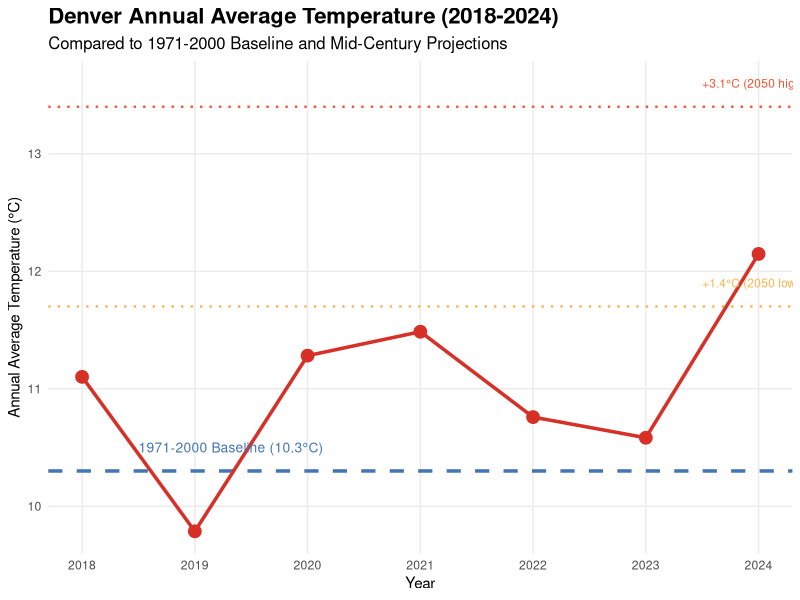
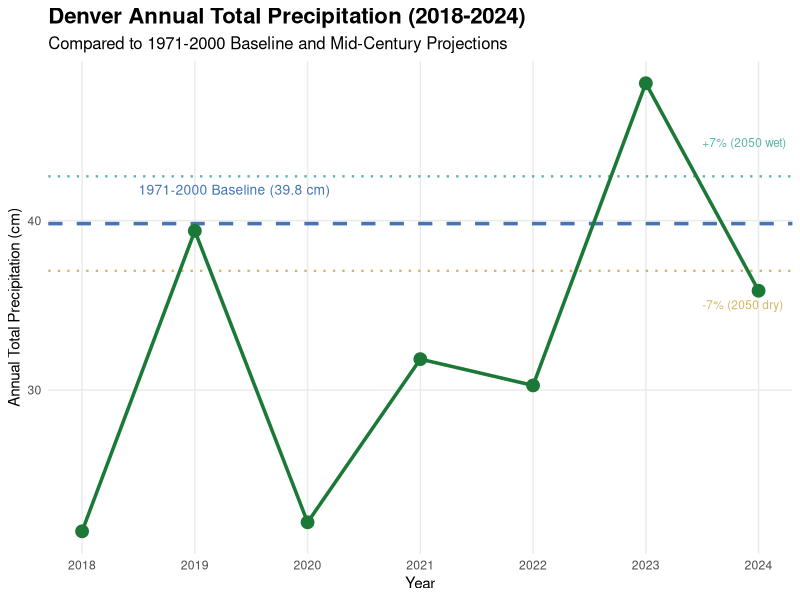

Generate these figures, in order, with R:
## ---- chunk 1

library(tidyverse)

denver_temps <- tribble(
  ~Year, ~Jan, ~Feb, ~Mar, ~Apr, ~May, ~Jun, ~Jul, ~Aug, ~Sep, ~Oct, ~Nov, ~Dec, ~Annual,
  1970, 30.6, 38.5, 33.5, 43.7, 58.8, 65.2, 71.9, 73.8, 59.5, 45.9, 39.1, 33.3, 49.5,
  1971, 32.0, 30.6, 38.5, 47.8, 54.1, 69.0, 70.6, 72.7, 57.5, 49.4, 39.1, 31.9, 49.4,
  1972, 30.5, 36.1, 44.7, 48.5, 57.0, 68.3, 70.2, 71.0, 62.1, 52.0, 32.8, 24.9, 49.8,
  1973, 27.3, 35.4, 39.9, 43.2, 55.6, 67.5, 71.0, 73.4, 59.9, 54.5, 39.5, 31.5, 49.9,
  1974, 23.7, 35.1, 43.1, 47.9, 61.6, 68.4, 74.6, 69.5, 59.4, 52.4, 38.0, 31.2, 50.4,
  1975, 31.6, 30.6, 37.2, 44.1, 54.2, 64.2, 72.7, 70.7, 59.5, 53.2, 36.8, 37.5, 49.4,
  1976, 32.3, 39.3, 37.1, 49.1, 56.6, 66.3, 75.2, 70.2, 61.8, 48.4, 39.5, 35.4, 50.9,
  1977, 29.2, 37.9, 39.9, 51.0, 60.7, 71.9, 74.3, 70.2, 66.6, 53.2, 40.3, 35.0, 52.5,
  1978, 25.8, 31.3, 43.3, 50.3, 54.4, 66.9, 74.7, 69.6, 65.0, 53.0, 37.8, 24.6, 49.7,
  1979, 18.0, 34.2, 40.5, 49.1, 54.8, 65.8, 73.7, 69.5, 66.3, 53.8, 33.3, 34.5, 49.5,
  1980, 25.9, 34.5, 38.0, 47.7, 57.1, 71.9, 76.4, 73.1, 65.8, 52.4, 41.9, 41.2, 52.2,
  1981, 37.3, 36.1, 41.2, 56.4, 57.0, 70.4, 75.9, 72.0, 68.2, 52.6, 45.9, 35.8, 54.1,
  1982, 30.2, 32.0, 41.1, 47.4, 55.0, 63.1, 72.6, 73.1, 61.7, 49.0, 35.6, 30.9, 49.3,
  1983, 31.9, 36.6, 36.2, 41.0, 51.4, 62.8, 73.2, 74.4, 64.9, 52.7, 37.0, 17.4, 48.3,
  1984, 27.2, 34.1, 37.1, 42.3, 59.9, 66.5, 74.9, 71.8, 60.7, 44.7, 39.7, 32.8, 49.3,
  1985, 25.5, 27.6, 40.8, 51.0, 59.9, 68.0, 73.0, 72.3, 58.8, 50.7, 29.7, 29.4, 48.9,
  1986, 40.3, 36.1, 47.1, 49.6, 56.7, 70.3, 73.5, 72.1, 60.6, 49.3, 39.0, 31.0, 52.1,
  1987, 32.1, 36.1, 38.8, 51.8, 59.6, 69.2, 74.4, 70.7, 62.4, 51.6, 39.9, 28.4, 51.2,
  1988, 25.1, 34.1, 38.5, 50.2, 59.0, 71.8, 74.1, 73.6, 62.3, 54.0, 40.6, 31.1, 51.2,
  1989, 33.5, 22.3, 43.3, 51.0, 59.0, 65.4, 75.8, 71.6, 62.4, 51.2, 42.8, 27.3, 50.5,
  1990, 36.4, 33.3, 39.5, 49.1, 56.5, 72.6, 70.8, 71.3, 66.9, 52.2, 44.0, 25.7, 51.5,
  1991, 27.8, 40.3, 42.8, 47.8, 60.2, 69.4, 73.1, 71.4, 62.5, 50.3, 34.7, 33.1, 51.1,
  1992, 31.8, 40.1, 43.0, 54.8, 60.6, 66.1, 70.5, 68.4, 65.2, 53.6, 33.9, 25.4, 51.1,
  1993, 27.3, 29.4, 42.5, 48.5, 58.8, 66.4, 73.0, 70.0, 60.6, 49.1, 34.7, 34.1, 49.5,
  1994, 34.3, 33.4, 44.8, 48.8, 63.2, 73.5, 73.9, 75.0, 67.2, 52.0, 37.9, 36.0, 53.3,
  1995, 33.9, 38.5, 39.3, 42.9, 50.0, 62.2, 70.9, 75.3, 61.7, 48.5, 41.9, 33.1, 49.9,
  1996, 27.1, 33.9, 36.0, 48.0, 58.1, 68.2, 73.4, 71.6, 60.8, 50.8, 37.2, 33.0, 49.8,
  1997, 27.9, 29.9, 42.1, 40.5, 56.6, 67.8, 73.0, 69.6, 64.2, 49.6, 34.8, 27.9, 48.7,
  1998, 32.7, 33.9, 36.9, 44.8, 59.1, 63.0, 74.3, 71.7, 68.0, 50.2, 42.1, 28.9, 50.5,
  1999, 33.7, 38.6, 43.7, 42.5, 54.8, 64.2, 73.9, 71.2, 59.2, 52.5, 47.2, 33.7, 51.3,
  2000, 33.0, 39.1, 40.4, 49.8, 59.2, 66.9, 76.7, 74.5, 63.6, 50.5, 28.9, 28.2, 50.9,
  2001, 30.0, 28.3, 39.7, 49.6, 57.0, 69.3, 76.7, 73.5, 66.8, 51.5, 40.9, 31.7, 51.3,
  2002, 29.3, 33.6, 33.8, 50.0, 56.1, 71.1, 76.2, 71.5, 63.6, 43.9, 37.5, 33.6, 50.0,
  2003, 36.9, 27.6, 39.9, 50.4, 57.5, 62.1, 76.9, 73.7, 59.3, 55.1, 36.2, 32.5, 50.7,
  2004, 31.8, 30.8, 46.4, 47.5, 59.3, 63.7, 70.8, 68.2, 62.7, 50.8, 37.2, 34.8, 50.3,
  2005, 32.5, 35.8, 39.4, 46.4, 57.0, 66.0, 77.7, 71.6, 67.2, 52.0, 42.5, 30.1, 51.5,
  2006, 37.4, 30.9, 38.4, 51.5, 60.3, 72.8, 76.2, 72.8, 58.9, 49.5, 40.5, 31.7, 51.7,
  2007, 20.8, 29.0, 46.0, 46.8, 58.0, 68.8, 76.3, 75.4, 65.1, 53.5, 41.4, 26.7, 50.7,
  2008, 27.9, 33.9, 39.5, 46.1, 55.8, 67.4, 77.6, 71.4, 61.8, 52.1, 43.1, 26.6, 50.3,
  2009, 34.9, 37.3, 41.8, 45.9, 59.0, 64.4, 70.2, 70.3, 63.5, 42.9, 42.6, 24.1, 49.7,
  2010, 30.3, 29.1, 41.0, 47.8, 54.0, 68.9, 74.4, 73.8, 67.0, 55.3, 38.3, 34.3, 51.2,
  2011, 29.9, 29.0, 43.3, 48.4, 53.1, 68.2, 75.9, 77.0, 64.2, 52.6, 39.5, 26.6, 50.6,
  2012, 36.0, 28.4, 49.2, 53.3, 60.5, 75.0, 78.9, 75.0, 66.3, 49.0, 43.5, 31.5, 53.9,
  2013, 30.3, 30.1, 37.7, 41.7, 57.9, 71.1, 74.3, 74.6, 66.4, 47.7, 40.9, 28.4, 50.1,
  2014, 31.1, 28.2, 40.9, 49.0, 57.5, 67.3, 74.5, 70.6, 64.8, 55.1, 36.2, 31.3, 50.5,
  2015, 33.9, 33.8, 45.0, 48.7, 53.0, 69.5, 72.8, 74.0, 69.4, 56.5, 38.5, 29.4, 52.0,
  2016, 31.8, 37.8, 41.6, 47.2, 54.4, 70.8, 76.2, 71.2, 66.0, 57.8, 45.1, 27.8, 52.3,
  2017, 30.0, 40.3, 47.9, 48.9, 55.9, 69.5, 76.4, 71.5, 65.1, 50.1, 45.3, 33.2, 52.8,
  2018, 34.6, 29.9, 42.7, 47.8, 61.4, 72.4, 75.3, 72.4, 67.8, 49.2, 37.8, 32.5, 52.0,
  2019, 32.0, 28.0, 35.1, 49.1, 51.6, 65.6, 75.7, 75.4, 69.3, 43.7, 36.2, 33.7, 49.6,
  2020, 34.6, 28.1, 42.5, 46.3, 59.6, 71.1, 76.5, 77.0, 65.4, 49.8, 43.7, 33.1, 52.3,
  2021, 33.9, 25.4, 39.4, 46.2, 56.1, 71.6, 76.7, 75.4, 68.8, 53.9, 46.3, 38.4, 52.7,
  2022, 30.9, 29.1, 39.4, 48.2, 56.8, 70.2, 78.0, 76.1, 69.0, 53.8, 35.6, 29.3, 51.4,
  2023, 25.0, 31.1, 35.9, 47.8, 59.4, 64.2, 73.9, 74.2, 68.0, 52.5, 43.2, 37.4, 51.1,
  2024, 28.2, 37.6, 41.4, 50.5, 56.9, 73.8, 75.7, 75.6, 70.0, 59.1, 38.2, 39.4, 53.9,
  2025, 25.8, 31.2, 45.8, 49.5, 57.7, 69.0, 75.1, 73.8, 64.7, NA, NA, NA, 54.7
)


denver_temps_long <- denver_temps %>%
  pivot_longer(cols = Jan:Dec, 
               names_to = 'Month',
               values_to = 'Temperature') %>%
  mutate(Month = factor(Month, levels = month.abb))

denver_temps_long %>% 
  select(-Annual) -> denver_temps_long


## ---- chunk 2

library(tidyverse)

denver_precip <- tribble(
  ~Year, ~Jan, ~Feb, ~Mar, ~Apr, ~May, ~Jun, ~Jul, ~Aug, ~Sep, ~Oct, ~Nov, ~Dec, ~Annual,
  1970, 0.10, 0.01, 1.34, 0.97, 0.64, 3.83, 1.67, 0.54, 2.47, 0.88, 1.19, 0.09, 13.73,
  1971, 0.35, 0.78, 0.53, 1.98, 1.34, 0.23, 1.20, 0.85, 2.85, 0.44, 0.16, 0.25, 10.96,
  1972, 0.36, 0.44, 0.50, 3.52, 0.49, 2.94, 0.63, 2.71, 2.07, 0.82, 1.69, 0.70, 16.87,
  1973, 1.31, 0.16, 1.76, 3.73, 5.06, 0.20, 2.47, 1.28, 2.85, 0.47, 0.83, 2.84, 22.96,
  1974, 1.03, 0.82, 1.32, 2.28, 0.06, 2.01, 2.34, 0.16, 0.98, 1.68, 1.06, 0.29, 14.03,
  1975, 0.23, 0.37, 1.19, 1.14, 2.80, 2.11, 2.78, 2.00, 0.24, 0.30, 1.88, 0.47, 15.51,
  1976, 0.19, 0.54, 1.34, 1.27, 1.34, 0.63, 2.31, 2.50, 1.88, 0.93, 0.32, 0.16, 13.41,
  1977, 0.16, 0.27, 1.24, 2.13, 0.34, 1.02, 2.98, 1.00, 0.10, 0.48, 0.59, 0.03, 10.34,
  1978, 0.27, 0.27, 1.07, 1.82, 3.46, 1.17, 0.54, 0.26, 0.07, 1.45, 0.50, 0.82, 11.70,
  1979, 0.34, 0.42, 1.25, 1.41, 3.53, 2.39, 0.81, 5.85, 0.36, 1.28, 1.66, 1.06, 20.36,
  1980, 0.64, 0.45, 1.15, 2.54, 2.73, 0.09, 2.93, 1.65, 0.63, 0.10, 0.66, 0.10, 13.67,
  1981, 0.29, 0.35, 2.27, 1.01, 3.76, 0.63, 0.90, 1.16, 0.35, 0.79, 0.42, 0.66, 12.59,
  1982, 0.32, 0.09, 0.18, 0.34, 3.48, 2.26, 0.92, 1.16, 1.38, 1.51, 0.47, 2.34, 14.45,
  1983, 0.15, 0.07, 4.56, 2.10, 3.62, 2.65, 1.75, 1.51, 0.13, 0.39, 2.63, 0.63, 20.19,
  1984, 0.18, 0.81, 1.19, 2.42, 0.65, 1.26, 2.11, 3.20, 0.47, 3.47, 0.27, 0.46, 16.49,
  1985, 0.68, 0.59, 0.69, 2.61, 1.33, 1.46, 3.71, 0.28, 2.33, 0.77, 1.20, 0.66, 16.31,
  1986, 0.22, 0.65, 0.43, 2.59, 1.30, 1.07, 1.69, 0.53, 0.43, 1.80, 1.07, 0.31, 12.09,
  1987, 0.69, 1.21, 1.34, 1.03, 4.64, 3.50, 0.76, 2.00, 0.70, 1.24, 1.62, 1.30, 20.03,
  1988, 0.40, 0.60, 1.28, 0.65, 4.26, 1.28, 2.19, 1.83, 0.90, 0.06, 0.47, 1.04, 14.96,
  1989, 1.14, 0.66, 0.56, 1.00, 3.83, 2.04, 1.64, 1.28, 1.55, 0.81, 0.15, 0.81, 15.47,
  1990, 0.74, 0.55, 3.10, 1.01, 1.51, 0.21, 3.57, 1.96, 1.46, 1.03, 1.28, 0.27, 16.69,
  1991, 0.76, 0.08, 0.76, 1.94, 2.43, 2.20, 4.11, 3.69, 0.79, 0.70, 2.67, 0.19, 20.32,
  1992, 1.19, 0.09, 3.50, 0.53, 1.13, 2.02, 2.23, 2.33, 0.01, 0.51, 1.46, 0.68, 15.68,
  1993, 0.25, 1.05, 0.89, 2.08, 0.93, 1.67, 0.91, 0.64, 2.29, 2.27, 1.38, 0.42, 14.78,
  1994, 0.54, 0.81, 0.87, 1.88, 1.27, 0.99, 0.50, 0.61, 0.45, 1.44, 1.34, 0.30, 11.00,
  1995, 0.21, 0.88, 0.28, 2.44, 4.67, 3.07, 2.31, 1.04, 2.28, 0.72, 0.31, 0.05, 18.26,
  1996, 0.29, 0.09, 0.77, 0.33, 2.40, 1.77, 1.01, 0.56, 2.34, 0.39, 0.38, 0.06, 10.39,
  1997, 0.26, 0.54, 0.26, 1.30, 1.57, 2.57, 5.60, 3.52, 0.97, 1.87, 0.61, 0.50, 19.57,
  1998, 0.05, 0.23, 0.86, 2.47, 1.73, 0.73, 5.92, 1.19, 0.73, 1.20, 0.40, 0.42, 15.93,
  1999, 0.38, 0.15, 0.19, 5.86, 2.37, 2.52, 3.84, 3.37, 1.20, 0.31, 0.47, 0.29, 20.95,
  2000, 0.24, 0.23, 1.96, 0.71, 3.09, 0.79, 1.42, 3.06, 1.52, 0.52, 0.61, 0.27, 14.42,
  2001, 0.78, 0.64, 1.10, 1.20, 3.80, 1.53, 4.76, 0.71, 1.00, 0.08, 0.72, 0.14, 16.46,
  2002, 0.48, 0.32, 0.53, 0.23, 0.94, 1.45, 1.39, 0.78, 0.58, 0.49, 0.24, 0.05, 7.48,
  2003, 0.03, 0.47, 3.05, 2.22, 1.91, 3.95, 0.54, 1.24, 0.26, 0.08, 0.05, 0.12, 13.92,
  2004, 0.23, 0.21, 0.14, 1.76, 1.30, 2.33, 2.51, 2.84, 1.99, 0.86, 0.45, 0.04, 14.66,
  2005, 0.37, 0.02, 0.59, 2.45, 0.71, 3.99, 0.27, 1.33, 0.07, 2.16, 0.48, 0.35, 12.79,
  2006, 0.28, 0.15, 0.56, 0.67, 0.94, 0.12, 1.37, 1.13, 0.84, 1.03, 0.34, 1.21, 8.64,
  2007, 0.55, 0.36, 0.57, 2.65, 1.79, 0.52, 0.43, 2.76, 0.54, 3.03, 0.20, 0.60, 14.00,
  2008, 0.08, 0.18, 0.14, 0.32, 1.56, 0.73, 0.24, 4.03, 1.04, 1.44, 0.18, 0.24, 10.18,
  2009, 0.13, 0.04, 0.83, 3.22, 1.30, 4.86, 3.56, 1.14, 0.74, 1.36, 0.49, 0.45, 18.12,
  2010, 0.07, 0.30, 0.80, 2.51, 1.52, 1.60, 3.70, 1.05, 0.06, 0.54, 0.49, 0.22, 12.86,
  2011, 0.61, 0.42, 0.35, 1.07, 4.79, 2.43, 3.41, 0.30, 0.89, 1.79, 0.47, 0.78, 17.31,
  2012, 0.26, 0.90, 0.03, 1.39, 1.01, 1.22, 0.48, 0.11, 2.95, 1.22, 0.27, 0.27, 10.11,
  2013, 0.31, 0.77, 1.47, 1.87, 0.82, 0.75, 1.98, 2.78, 5.61, 0.72, 0.12, 0.28, 17.48,
  2014, 0.94, 0.19, 0.83, 1.24, 3.51, 1.82, 3.85, 2.73, 1.79, 0.52, 0.76, 0.59, 18.77,
  2015, 0.38, 1.25, 0.79, 2.65, 3.76, 2.53, 1.06, 1.18, 0.11, 1.76, 2.13, 0.71, 18.31,
  2016, 0.50, 0.48, 1.18, 2.56, 2.38, 1.62, 1.07, 0.22, 0.28, 0.26, 0.52, 0.78, 11.85,
  2017, 0.54, 0.23, 0.90, 0.98, 3.66, 0.33, 0.47, 1.86, 1.26, 0.96, 0.29, 0.21, 11.69,
  2018, 0.54, 0.31, 1.02, 0.86, 1.86, 0.43, 1.03, 0.93, 0.18, 0.99, 0.35, 0.03, 8.53,
  2019, 0.75, 0.72, 1.39, 1.25, 3.23, 2.24, 2.42, 0.58, 0.41, 0.91, 1.31, 0.30, 15.51,
  2020, 0.14, 0.88, 1.26, 0.54, 1.65, 0.71, 0.95, 0.35, 0.93, 0.26, 0.50, 0.57, 8.74,
  2021, 0.22, 0.80, 3.80, 2.02, 3.65, 0.84, 0.34, 0.27, 0.28, 0.08, 0.07, 0.16, 12.53,
  2022, 0.78, 0.94, 1.17, 0.06, 2.59, 0.58, 0.99, 1.45, 1.25, 0.46, 0.47, 1.18, 11.92,
  2023, 1.25, 0.25, 0.49, 0.80, 5.53, 6.10, 2.10, 0.93, 0.67, 0.52, 0.18, 0.12, 18.94,
  2024, 0.28, 1.46, 1.65, 3.28, 1.70, 0.36, 1.10, 0.92, 1.24, 0.11, 1.98, 0.04, 14.12,
  2025, 0.52, 0.22, 1.26, 0.50, 3.57, 2.23, 0.64, 4.12, 1.76, NA, NA, NA, NA
)

# Optional: Convert to long format for analysis
denver_precip_long <- denver_precip %>%
  pivot_longer(cols = Jan:Dec, 
               names_to = 'Month',
               values_to = 'Precipitation') %>%
  mutate(Month = factor(Month, levels = month.abb))

denver_precip_long %>% 
  select(-Annual) -> denver_precip_long

## ---- chunk 3

library(tidyverse)

# Function to convert Fahrenheit to Celsius
f_to_c <- function(f) {
  (f - 32) * 5/9
}

# Calculate baseline average (1971-2000) and convert to Celsius
baseline_avg <- denver_temps %>%
  filter(Year >= 1971 & Year <= 2000) %>%
  select(Jan:Dec) %>%
  summarise(across(everything(), mean, na.rm = TRUE)) %>%
  pivot_longer(everything()) %>%
  summarise(baseline = mean(value)) %>%
  pull(baseline) %>%
  f_to_c()

# Calculate annual averages for 2018-2024 and convert to Celsius
recent_annual <- denver_temps %>%
  filter(Year >= 2018 & Year <= 2024) %>%
  rowwise() %>%
  mutate(annual_avg = f_to_c(mean(c_across(Jan:Dec), na.rm = TRUE))) %>%
  select(Year, annual_avg)

# Create the graph
ggplot(recent_annual, aes(x = Year, y = annual_avg)) +
  geom_hline(yintercept = baseline_avg, 
             color = "#4575b4", 
             linewidth = 1.2,
             linetype = "dashed") +
  geom_hline(yintercept = baseline_avg + 1.4, 
             color = "#feb24c", 
             linewidth = 0.8,
             linetype = "dotted") +
  geom_hline(yintercept = baseline_avg + 3.1, 
             color = "#fc4e2a", 
             linewidth = 0.8,
             linetype = "dotted") +
  geom_line(color = "#d73027", linewidth = 1.2) +
  geom_point(color = "#d73027", size = 4) +
  annotate("text", 
           x = 2018.5, 
           y = baseline_avg + 0.2, 
           label = paste0("1971-2000 Baseline (", round(baseline_avg, 1), "°C)"),
           hjust = 0,
           color = "#4575b4",
           size = 3.5) +
  annotate("text", 
           x = 2023.5, 
           y = baseline_avg + 1.4 + 0.2, 
           label = "+1.4°C (2050 low)",
           hjust = 0,
           color = "#feb24c",
           size = 3) +
  annotate("text", 
           x = 2023.5, 
           y = baseline_avg + 3.1 + 0.2, 
           label = "+3.1°C (2050 high)",
           hjust = 0,
           color = "#fc4e2a",
           size = 3) +
  scale_x_continuous(breaks = 2018:2024) +
  labs(
    title = "Denver Annual Average Temperature (2018-2024)",
    subtitle = "Compared to 1971-2000 Baseline and Mid-Century Projections",
    x = "Year",
    y = "Annual Average Temperature (°C)"
  ) +
  theme_minimal() +
  theme(
    plot.title = element_text(size = 16, face = "bold"),
    plot.subtitle = element_text(size = 12),
    panel.grid.minor = element_blank()
  )

# Print summary statistics
cat("\nBaseline Period (1971-2000) Average:", round(baseline_avg, 1), "°C\n")
cat("\nRecent Period Annual Averages:\n")
for(i in 1:nrow(recent_annual)) {
  diff <- recent_annual$annual_avg[i] - baseline_avg
  cat(recent_annual$Year[i], ": ", round(recent_annual$annual_avg[i], 1), 
      "°C (", ifelse(diff > 0, "+", ""), round(diff, 1), "°C)\n", sep = "")
}

## ---- chunk 4

library(tidyverse)

# Calculate baseline average (1971-2000) and convert to cm
baseline_avg <- denver_precip %>%
  filter(Year >= 1971 & Year <= 2000) %>%
  select(Jan:Dec) %>%
  summarise(across(everything(), mean, na.rm = TRUE)) %>%
  pivot_longer(everything()) %>%
  summarise(baseline = mean(value) * 2.54) %>%  # Convert inches to cm
  pull(baseline)

# Calculate baseline total annual precipitation (sum)
baseline_total <- denver_precip %>%
  filter(Year >= 1971 & Year <= 2000) %>%
  rowwise() %>%
  mutate(annual_total = sum(c_across(Jan:Dec), na.rm = TRUE) * 2.54) %>%
  ungroup() %>%
  summarise(baseline_total = mean(annual_total)) %>%
  pull(baseline_total)

# Calculate annual averages and totals for 2018-2024 and convert to cm
recent_annual <- denver_precip %>%
  filter(Year >= 2018 & Year <= 2024) %>%
  rowwise() %>%
  mutate(
    annual_avg = mean(c_across(Jan:Dec), na.rm = TRUE) * 2.54,  # Convert to cm
    annual_total = sum(c_across(Jan:Dec), na.rm = TRUE) * 2.54  # Total precipitation
  ) %>%
  select(Year, annual_avg, annual_total)

# Create the graph
ggplot(recent_annual, aes(x = Year, y = annual_total)) +
  geom_hline(yintercept = baseline_total, 
             color = "#4575b4", 
             linewidth = 1.2,
             linetype = "dashed") +
  geom_hline(yintercept = baseline_total * 0.93, 
             color = "#d8b365", 
             linewidth = 0.8,
             linetype = "dotted") +
  geom_hline(yintercept = baseline_total * 1.07, 
             color = "#5ab4ac", 
             linewidth = 0.8,
             linetype = "dotted") +
  geom_line(color = "#1b7837", linewidth = 1.2) +
  geom_point(color = "#1b7837", size = 4) +
  annotate("text", 
           x = 2018.5, 
           y = baseline_total + 2, 
           label = paste0("1971-2000 Baseline (", round(baseline_total, 1), " cm)"),
           hjust = 0,
           color = "#4575b4",
           size = 3.5) +
  annotate("text", 
           x = 2023.5, 
           y = baseline_total * 0.93 - 2, 
           label = "-7% (2050 dry)",
           hjust = 0,
           color = "#d8b365",
           size = 3) +
  annotate("text", 
           x = 2023.5, 
           y = baseline_total * 1.07 + 2, 
           label = "+7% (2050 wet)",
           hjust = 0,
           color = "#5ab4ac",
           size = 3) +
  scale_x_continuous(breaks = 2018:2024) +
  labs(
    title = "Denver Annual Total Precipitation (2018-2024)",
    subtitle = "Compared to 1971-2000 Baseline and Mid-Century Projections",
    x = "Year",
    y = "Annual Total Precipitation (cm)"
  ) +
  theme_minimal() +
  theme(
    plot.title = element_text(size = 16, face = "bold"),
    plot.subtitle = element_text(size = 12),
    panel.grid.minor = element_blank()
  )

# Print summary statistics
cat("\nBaseline Period (1971-2000) Average:", round(baseline_avg, 1), "cm per month\n")
cat("Baseline Period (1971-2000) Total:", round(baseline_total, 1), "cm per year\n")
cat("\nRecent Period Annual Averages and Totals:\n")
for(i in 1:nrow(recent_annual)) {
  diff_avg <- recent_annual$annual_avg[i] - baseline_avg
  diff_total <- recent_annual$annual_total[i] - baseline_total
  cat(recent_annual$Year[i], ":\n")
  cat("  Monthly average: ", round(recent_annual$annual_avg[i], 1), 
      " cm (", ifelse(diff_avg > 0, "+", ""), round(diff_avg, 1), " cm)\n", sep = "")
  cat("  Annual total: ", round(recent_annual$annual_total[i], 1), 
      " cm (", ifelse(diff_total > 0, "+", ""), round(diff_total, 1), " cm)\n", sep = "")
}

